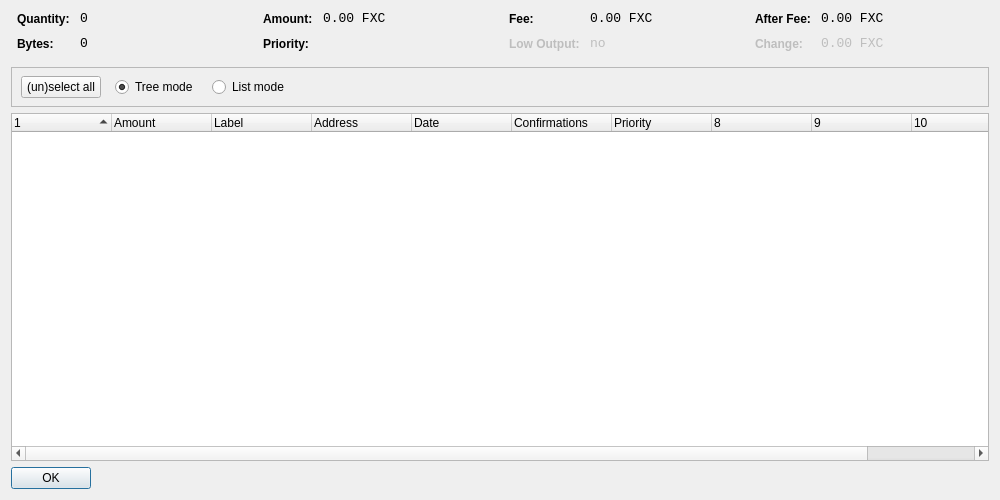
<?xml version="1.0" encoding="UTF-8"?>
<ui version="4.0">
 <class>CoinControlDialog</class>
 <widget class="QDialog" name="CoinControlDialog">
  <property name="geometry">
   <rect>
    <x>0</x>
    <y>0</y>
    <width>1000</width>
    <height>500</height>
   </rect>
  </property>
  <property name="windowTitle">
   <string>Coin Control</string>
  </property>
  <layout class="QVBoxLayout" name="verticalLayout">
   <item>
    <layout class="QHBoxLayout" name="horizontalLayoutTop" stretch="0,0,0,0">
     <property name="topMargin">
      <number>0</number>
     </property>
     <property name="bottomMargin">
      <number>10</number>
     </property>
     <item>
      <layout class="QFormLayout" name="formLayoutCoinControl1">
       <property name="horizontalSpacing">
        <number>10</number>
       </property>
       <property name="verticalSpacing">
        <number>10</number>
       </property>
       <property name="leftMargin">
        <number>6</number>
       </property>
       <property name="rightMargin">
        <number>6</number>
       </property>
       <item row="0" column="0">
        <widget class="QLabel" name="labelCoinControlQuantityText">
         <property name="styleSheet">
          <string notr="true">font-weight:bold;</string>
         </property>
         <property name="text">
          <string>Quantity:</string>
         </property>
        </widget>
       </item>
       <item row="0" column="1">
        <widget class="QLabel" name="labelCoinControlQuantity">
         <property name="font">
          <font>
           <family>Monospace</family>
           <pointsize>10</pointsize>
          </font>
         </property>
         <property name="cursor">
          <cursorShape>IBeamCursor</cursorShape>
         </property>
         <property name="contextMenuPolicy">
          <enum>Qt::ActionsContextMenu</enum>
         </property>
         <property name="text">
          <string notr="true">0</string>
         </property>
         <property name="textInteractionFlags">
          <set>Qt::LinksAccessibleByMouse|Qt::TextSelectableByKeyboard|Qt::TextSelectableByMouse</set>
         </property>
        </widget>
       </item>
       <item row="1" column="0">
        <widget class="QLabel" name="labelCoinControlBytesText">
         <property name="styleSheet">
          <string notr="true">font-weight:bold;</string>
         </property>
         <property name="text">
          <string>Bytes:</string>
         </property>
        </widget>
       </item>
       <item row="1" column="1">
        <widget class="QLabel" name="labelCoinControlBytes">
         <property name="font">
          <font>
           <family>Monospace</family>
           <pointsize>10</pointsize>
          </font>
         </property>
         <property name="cursor">
          <cursorShape>IBeamCursor</cursorShape>
         </property>
         <property name="contextMenuPolicy">
          <enum>Qt::ActionsContextMenu</enum>
         </property>
         <property name="text">
          <string notr="true">0</string>
         </property>
         <property name="textInteractionFlags">
          <set>Qt::LinksAccessibleByMouse|Qt::TextSelectableByKeyboard|Qt::TextSelectableByMouse</set>
         </property>
        </widget>
       </item>
      </layout>
     </item>
     <item>
      <layout class="QFormLayout" name="formLayoutCoinControl2">
       <property name="horizontalSpacing">
        <number>10</number>
       </property>
       <property name="verticalSpacing">
        <number>10</number>
       </property>
       <property name="leftMargin">
        <number>6</number>
       </property>
       <property name="rightMargin">
        <number>6</number>
       </property>
       <item row="0" column="0">
        <widget class="QLabel" name="labelCoinControlAmountText">
         <property name="styleSheet">
          <string notr="true">font-weight:bold;</string>
         </property>
         <property name="text">
          <string>Amount:</string>
         </property>
        </widget>
       </item>
       <item row="0" column="1">
        <widget class="QLabel" name="labelCoinControlAmount">
         <property name="font">
          <font>
           <family>Monospace</family>
           <pointsize>10</pointsize>
          </font>
         </property>
         <property name="cursor">
          <cursorShape>IBeamCursor</cursorShape>
         </property>
         <property name="contextMenuPolicy">
          <enum>Qt::ActionsContextMenu</enum>
         </property>
         <property name="text">
          <string notr="true">0.00 FXC</string>
         </property>
         <property name="textInteractionFlags">
          <set>Qt::LinksAccessibleByMouse|Qt::TextSelectableByKeyboard|Qt::TextSelectableByMouse</set>
         </property>
        </widget>
       </item>
       <item row="1" column="0">
        <widget class="QLabel" name="labelCoinControlPriorityText">
         <property name="styleSheet">
          <string notr="true">font-weight:bold;</string>
         </property>
         <property name="text">
          <string>Priority:</string>
         </property>
        </widget>
       </item>
       <item row="1" column="1">
        <widget class="QLabel" name="labelCoinControlPriority">
         <property name="font">
          <font>
           <family>Monospace</family>
           <pointsize>10</pointsize>
          </font>
         </property>
         <property name="cursor">
          <cursorShape>IBeamCursor</cursorShape>
         </property>
         <property name="contextMenuPolicy">
          <enum>Qt::ActionsContextMenu</enum>
         </property>
         <property name="text">
          <string/>
         </property>
         <property name="textInteractionFlags">
          <set>Qt::LinksAccessibleByMouse|Qt::TextSelectableByKeyboard|Qt::TextSelectableByMouse</set>
         </property>
        </widget>
       </item>
      </layout>
     </item>
     <item>
      <layout class="QFormLayout" name="formLayoutCoinControl3">
       <property name="horizontalSpacing">
        <number>10</number>
       </property>
       <property name="verticalSpacing">
        <number>10</number>
       </property>
       <property name="leftMargin">
        <number>6</number>
       </property>
       <property name="rightMargin">
        <number>6</number>
       </property>
       <item row="0" column="0">
        <widget class="QLabel" name="labelCoinControlFeeText">
         <property name="styleSheet">
          <string notr="true">font-weight:bold;</string>
         </property>
         <property name="text">
          <string>Fee:</string>
         </property>
        </widget>
       </item>
       <item row="0" column="1">
        <widget class="QLabel" name="labelCoinControlFee">
         <property name="font">
          <font>
           <family>Monospace</family>
           <pointsize>10</pointsize>
          </font>
         </property>
         <property name="cursor">
          <cursorShape>IBeamCursor</cursorShape>
         </property>
         <property name="contextMenuPolicy">
          <enum>Qt::ActionsContextMenu</enum>
         </property>
         <property name="text">
          <string notr="true">0.00 FXC</string>
         </property>
         <property name="textInteractionFlags">
          <set>Qt::LinksAccessibleByMouse|Qt::TextSelectableByKeyboard|Qt::TextSelectableByMouse</set>
         </property>
        </widget>
       </item>
       <item row="1" column="0">
        <widget class="QLabel" name="labelCoinControlLowOutputText">
         <property name="enabled">
          <bool>false</bool>
         </property>
         <property name="styleSheet">
          <string notr="true">font-weight:bold;</string>
         </property>
         <property name="text">
          <string>Low Output:</string>
         </property>
        </widget>
       </item>
       <item row="1" column="1">
        <widget class="QLabel" name="labelCoinControlLowOutput">
         <property name="enabled">
          <bool>false</bool>
         </property>
         <property name="font">
          <font>
           <family>Monospace</family>
           <pointsize>10</pointsize>
          </font>
         </property>
         <property name="cursor">
          <cursorShape>IBeamCursor</cursorShape>
         </property>
         <property name="contextMenuPolicy">
          <enum>Qt::ActionsContextMenu</enum>
         </property>
         <property name="text">
          <string notr="true">no</string>
         </property>
         <property name="textInteractionFlags">
          <set>Qt::LinksAccessibleByMouse|Qt::TextSelectableByKeyboard|Qt::TextSelectableByMouse</set>
         </property>
        </widget>
       </item>
      </layout>
     </item>
     <item>
      <layout class="QFormLayout" name="formLayoutCoinControl4">
       <property name="horizontalSpacing">
        <number>10</number>
       </property>
       <property name="verticalSpacing">
        <number>10</number>
       </property>
       <property name="leftMargin">
        <number>6</number>
       </property>
       <property name="rightMargin">
        <number>6</number>
       </property>
       <item row="0" column="0">
        <widget class="QLabel" name="labelCoinControlAfterFeeText">
         <property name="styleSheet">
          <string notr="true">font-weight:bold;</string>
         </property>
         <property name="text">
          <string>After Fee:</string>
         </property>
        </widget>
       </item>
       <item row="0" column="1">
        <widget class="QLabel" name="labelCoinControlAfterFee">
         <property name="font">
          <font>
           <family>Monospace</family>
           <pointsize>10</pointsize>
          </font>
         </property>
         <property name="cursor">
          <cursorShape>IBeamCursor</cursorShape>
         </property>
         <property name="contextMenuPolicy">
          <enum>Qt::ActionsContextMenu</enum>
         </property>
         <property name="text">
          <string notr="true">0.00 FXC</string>
         </property>
         <property name="textInteractionFlags">
          <set>Qt::LinksAccessibleByMouse|Qt::TextSelectableByKeyboard|Qt::TextSelectableByMouse</set>
         </property>
        </widget>
       </item>
       <item row="1" column="0">
        <widget class="QLabel" name="labelCoinControlChangeText">
         <property name="enabled">
          <bool>false</bool>
         </property>
         <property name="styleSheet">
          <string notr="true">font-weight:bold;</string>
         </property>
         <property name="text">
          <string>Change:</string>
         </property>
        </widget>
       </item>
       <item row="1" column="1">
        <widget class="QLabel" name="labelCoinControlChange">
         <property name="enabled">
          <bool>false</bool>
         </property>
         <property name="font">
          <font>
           <family>Monospace</family>
           <pointsize>10</pointsize>
          </font>
         </property>
         <property name="cursor">
          <cursorShape>IBeamCursor</cursorShape>
         </property>
         <property name="contextMenuPolicy">
          <enum>Qt::ActionsContextMenu</enum>
         </property>
         <property name="text">
          <string notr="true">0.00 FXC</string>
         </property>
         <property name="textInteractionFlags">
          <set>Qt::LinksAccessibleByMouse|Qt::TextSelectableByKeyboard|Qt::TextSelectableByMouse</set>
         </property>
        </widget>
       </item>
      </layout>
     </item>
    </layout>
   </item>
   <item>
    <widget class="QFrame" name="frame">
     <property name="minimumSize">
      <size>
       <width>0</width>
       <height>40</height>
      </size>
     </property>
     <property name="frameShape">
      <enum>QFrame::StyledPanel</enum>
     </property>
     <property name="frameShadow">
      <enum>QFrame::Sunken</enum>
     </property>
     <widget class="QWidget" name="horizontalLayoutWidget">
      <property name="geometry">
       <rect>
        <x>10</x>
        <y>0</y>
        <width>781</width>
        <height>41</height>
       </rect>
      </property>
      <layout class="QHBoxLayout" name="horizontalLayoutPanel" stretch="0,0,0,0,0">
       <property name="spacing">
        <number>14</number>
       </property>
       <item>
        <widget class="QPushButton" name="pushButtonSelectAll">
         <property name="sizePolicy">
          <sizepolicy hsizetype="Maximum" vsizetype="Fixed">
           <horstretch>0</horstretch>
           <verstretch>0</verstretch>
          </sizepolicy>
         </property>
         <property name="text">
          <string>(un)select all</string>
         </property>
        </widget>
       </item>
       <item>
        <widget class="QRadioButton" name="radioTreeMode">
         <property name="sizePolicy">
          <sizepolicy hsizetype="Maximum" vsizetype="Fixed">
           <horstretch>0</horstretch>
           <verstretch>0</verstretch>
          </sizepolicy>
         </property>
         <property name="text">
          <string>Tree mode</string>
         </property>
         <property name="checked">
          <bool>true</bool>
         </property>
        </widget>
       </item>
       <item>
        <widget class="QRadioButton" name="radioListMode">
         <property name="sizePolicy">
          <sizepolicy hsizetype="Maximum" vsizetype="Fixed">
           <horstretch>0</horstretch>
           <verstretch>0</verstretch>
          </sizepolicy>
         </property>
         <property name="text">
          <string>List mode</string>
         </property>
        </widget>
       </item>
       <item>
        <spacer name="horizontalSpacer">
         <property name="orientation">
          <enum>Qt::Horizontal</enum>
         </property>
         <property name="sizeHint" stdset="0">
          <size>
           <width>40</width>
           <height>20</height>
          </size>
         </property>
        </spacer>
       </item>
      </layout>
     </widget>
    </widget>
   </item>
   <item>
    <widget class="CoinControlTreeWidget" name="treeWidget">
     <property name="contextMenuPolicy">
      <enum>Qt::CustomContextMenu</enum>
     </property>
     <property name="sortingEnabled">
      <bool>false</bool>
     </property>
     <property name="columnCount">
      <number>11</number>
     </property>
     <attribute name="headerShowSortIndicator" stdset="0">
      <bool>true</bool>
     </attribute>
     <attribute name="headerStretchLastSection">
      <bool>false</bool>
     </attribute>
     <column>
      <property name="text">
       <string/>
      </property>
     </column>
     <column>
      <property name="text">
       <string>Amount</string>
      </property>
     </column>
     <column>
      <property name="text">
       <string>Label</string>
      </property>
     </column>
     <column>
      <property name="text">
       <string>Address</string>
      </property>
     </column>
     <column>
      <property name="text">
       <string>Date</string>
      </property>
     </column>
     <column>
      <property name="text">
       <string>Confirmations</string>
      </property>
      <property name="toolTip">
       <string>Confirmed</string>
      </property>
     </column>
     <column>
      <property name="text">
       <string>Priority</string>
      </property>
     </column>
     <column>
      <property name="text">
       <string/>
      </property>
     </column>
     <column>
      <property name="text">
       <string/>
      </property>
     </column>
     <column>
      <property name="text">
       <string/>
      </property>
     </column>
     <column>
      <property name="text">
       <string/>
      </property>
     </column>
    </widget>
   </item>
   <item>
    <widget class="QDialogButtonBox" name="buttonBox">
     <property name="sizePolicy">
      <sizepolicy hsizetype="Maximum" vsizetype="Fixed">
       <horstretch>0</horstretch>
       <verstretch>0</verstretch>
      </sizepolicy>
     </property>
     <property name="orientation">
      <enum>Qt::Horizontal</enum>
     </property>
     <property name="standardButtons">
      <set>QDialogButtonBox::Ok</set>
     </property>
    </widget>
   </item>
  </layout>
 </widget>
 <customwidgets>
  <customwidget>
   <class>CoinControlTreeWidget</class>
   <extends>QTreeWidget</extends>
   <header>coincontroltreewidget.h</header>
  </customwidget>
 </customwidgets>
 <resources/>
 <connections/>
</ui>
